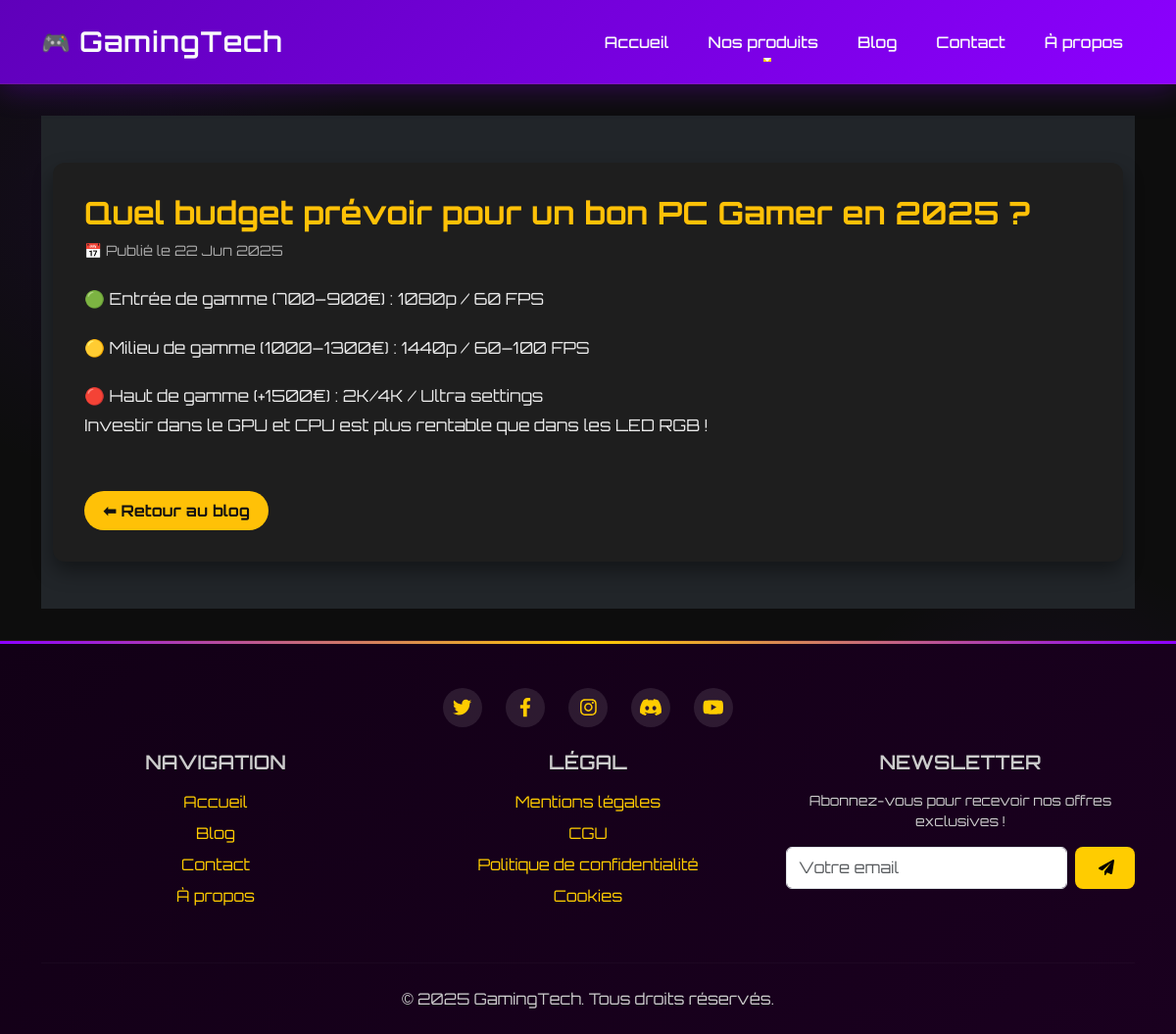
The page /blog/article/3/ on the database its author committed.
### core/models.py (models this page shows, shortened)
class Article(models.Model):
    title = models.CharField(max_length=200)
    summary = models.TextField()
    content = models.TextField()
    published_at = models.DateField(auto_now_add=True)
    image_url = models.URLField(blank=True, null=True)  # ✅ image ajoutée

### core/views.py (the view)
# urls.py: path('blog/article/<int:article_id>/', views.article_detail, name='article_detail'),
def article_detail(request, article_id):
    article = get_object_or_404(Article, pk=article_id)
    return render(request, 'article_detail.html', {'article': article})

### core/context_processors.py (called while the page is built)
def categories(request):
    return {
        'all_categories': Category.objects.all()
    }

### templates/article_detail.html (shortened to what this page needs)
{% extends "base.html" %}
{% block content %}
<section class="py-5 bg-dark">
  <div class="container">
    <div class="article-container">
      <h1 class="article-title">{{ article.title }}</h1>
      <p class="article-meta">📅 Publié le {{ article.published_at|date:"d M Y" }}</p>
      <div class="article-content">
        {{ article.content|linebreaks }}
      </div>
      <a href="{% url 'blog' %}" class="back-link">⬅ Retour au blog</a>
    </div>
  </div>
</section>
{% endblock %}

### templates/base.html (style rules this page uses)
:root { --primary: #8c00ff; --primary-dark: #5f00ba; --secondary: #ffcc00; --dark: #0d0d0d; --darker: #0a0a0a; --light: #f8f9fa; --card-bg: #1a1a2e; }
body { background-color: var(--dark); color: var(--light); min-height: 100vh; font-family: 'Orbitron', sans-serif; display: flex; flex-direction: column; background-image: radial-gradient(circle at 10% 20%, rgba(92, 0, 184, 0.1) 0%, transparent 20%), radial-gradient(circle at 90% 80%, rgba(140, 0, 255, 0.1) 0%, transparent 20%); }
h1, h2, h3, h4, h5, h6, .navbar-brand, .btn { font-family: 'Orbitron', sans-serif; font-weight: 600; }

### templates/article_detail.html (style rules this page uses)
.article-container { background-color: #1e1e1e; color: #eaeaea; padding: 2rem; border-radius: 0.75rem; box-shadow: 0 10px 20px rgba(0, 0, 0, 0.4); }
.article-title { font-size: 2rem; font-weight: 700; color: #ffc107; }
.article-meta { font-size: 0.9rem; color: #aaa; margin-bottom: 1.5rem; }
.article-content p { line-height: 1.8; margin-bottom: 1.2rem; font-size: 1.05rem; text-align: justify; }
.back-link { margin-top: 2rem; display: inline-block; background-color: #ffc107; color: #111; font-weight: bold; padding: 0.5rem 1.2rem; border-radius: 2rem; transition: background-color 0.3s ease; text-decoration: none; }

### rows shown on the page
Article: title "Quel budget prévoir pour un bon PC Gamer en 2025 ?", published_at "22 Jun 2025", content "🟢 Entrée de gamme (700–900€) : 1080p / 60 FPS 🟡 Milieu de gamme (1000–1300€) : 1440p / 60–100 FPS 🔴 Haut de gamme (+1500€) : 2K/4K / Ultra settings Investir dans le GPU et CPU est plus rentable que dans les LED RGB !"
